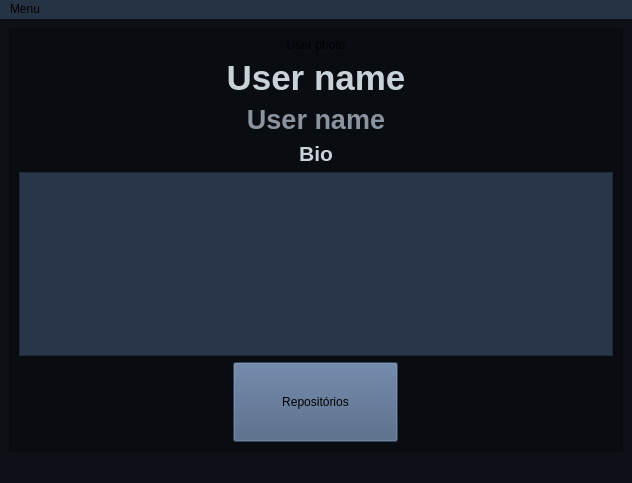
<?xml version="1.0" encoding="UTF-8"?>
<ui version="4.0">
 <class>MainWindow</class>
 <widget class="QMainWindow" name="MainWindow">
  <property name="geometry">
   <rect>
    <x>0</x>
    <y>0</y>
    <width>632</width>
    <height>483</height>
   </rect>
  </property>
  <property name="windowTitle">
   <string>MainWindow</string>
  </property>
  <property name="styleSheet">
   <string notr="true">background-color: rgb(13, 17, 23);</string>
  </property>
  <widget class="QWidget" name="centralwidget">
   <layout class="QVBoxLayout" name="verticalLayout_3">
    <item>
     <widget class="QScrollArea" name="scrollArea">
      <property name="styleSheet">
       <string notr="true">background-color: rgb(9, 12, 16);</string>
      </property>
      <property name="widgetResizable">
       <bool>true</bool>
      </property>
      <widget class="QWidget" name="scrollAreaWidgetContents">
       <property name="geometry">
        <rect>
         <x>0</x>
         <y>0</y>
         <width>612</width>
         <height>421</height>
        </rect>
       </property>
       <layout class="QVBoxLayout" name="verticalLayout_2">
        <item>
         <layout class="QVBoxLayout" name="verticalLayout">
          <item>
           <widget class="QLabel" name="user_profile_photo">
            <property name="styleSheet">
             <string notr="true"/>
            </property>
            <property name="text">
             <string>&lt;html&gt;&lt;head/&gt;&lt;body&gt;&lt;p align=&quot;center&quot;&gt;User photo&lt;/p&gt;&lt;/body&gt;&lt;/html&gt;</string>
            </property>
           </widget>
          </item>
          <item>
           <widget class="QLabel" name="user_name">
            <property name="font">
             <font>
              <pointsize>26</pointsize>
              <weight>75</weight>
              <bold>true</bold>
             </font>
            </property>
            <property name="text">
             <string>&lt;html&gt;&lt;head/&gt;&lt;body&gt;&lt;p align=&quot;center&quot;&gt;&lt;span style = &quot;color : #C9D1D9&quot;&gt;User name&lt;/span&gt;&lt;/p&gt;&lt;/body&gt;&lt;/html&gt;</string>
            </property>
           </widget>
          </item>
          <item>
           <widget class="QLabel" name="username">
            <property name="font">
             <font>
              <pointsize>20</pointsize>
              <weight>75</weight>
              <bold>true</bold>
             </font>
            </property>
            <property name="text">
             <string>&lt;html&gt;&lt;head/&gt;&lt;body&gt;&lt;p align=&quot;center&quot;&gt;&lt;span style = &quot;color : #8b949e&quot;&gt;User name&lt;/span&gt;&lt;/p&gt;&lt;/body&gt;&lt;/html&gt;</string>
            </property>
           </widget>
          </item>
          <item>
           <widget class="QLabel" name="user_bio">
            <property name="font">
             <font>
              <pointsize>16</pointsize>
              <weight>75</weight>
              <bold>true</bold>
             </font>
            </property>
            <property name="text">
             <string>&lt;html&gt;&lt;head/&gt;&lt;body&gt;&lt;p align=&quot;center&quot;&gt;&lt;span style = &quot;color : #C9D1D9&quot;&gt;Bio&lt;/span&gt;&lt;/p&gt;&lt;/body&gt;&lt;/html&gt;</string>
            </property>
           </widget>
          </item>
          <item>
           <widget class="QListWidget" name="user_list_informations">
            <property name="minimumSize">
             <size>
              <width>150</width>
              <height>150</height>
             </size>
            </property>
            <property name="styleSheet">
             <string notr="true">QListWidget{
	background-color: rgb(41, 53, 72);
}

QListWidget::item{
	color : black;
}

QListWidget::item:selected {
	background-color : rgb(41, 53, 72);
}</string>
            </property>
            <property name="movement">
             <enum>QListView::Static</enum>
            </property>
            <property name="resizeMode">
             <enum>QListView::Fixed</enum>
            </property>
           </widget>
          </item>
          <item>
           <layout class="QHBoxLayout" name="horizontalLayout">
            <item>
             <widget class="QPushButton" name="button_repos">
              <property name="minimumSize">
               <size>
                <width>50</width>
                <height>80</height>
               </size>
              </property>
              <property name="maximumSize">
               <size>
                <width>165</width>
                <height>80</height>
               </size>
              </property>
              <property name="cursor">
               <cursorShape>UpArrowCursor</cursorShape>
              </property>
              <property name="styleSheet">
               <string notr="true">background-color: rgb(71, 94, 127);</string>
              </property>
              <property name="text">
               <string>Repositórios</string>
              </property>
              <property name="shortcut">
               <string>Return</string>
              </property>
             </widget>
            </item>
           </layout>
          </item>
         </layout>
        </item>
       </layout>
      </widget>
     </widget>
    </item>
   </layout>
  </widget>
  <widget class="QMenuBar" name="menubar">
   <property name="geometry">
    <rect>
     <x>0</x>
     <y>0</y>
     <width>632</width>
     <height>20</height>
    </rect>
   </property>
   <property name="styleSheet">
    <string notr="true">background-color: rgb(38, 51, 68);</string>
   </property>
   <widget class="QMenu" name="menuMenu">
    <property name="enabled">
     <bool>true</bool>
    </property>
    <property name="font">
     <font>
      <pointsize>9</pointsize>
     </font>
    </property>
    <property name="cursor">
     <cursorShape>UpArrowCursor</cursorShape>
    </property>
    <property name="styleSheet">
     <string notr="true"/>
    </property>
    <property name="title">
     <string>Menu</string>
    </property>
    <addaction name="action_return"/>
   </widget>
   <addaction name="menuMenu"/>
  </widget>
  <widget class="QStatusBar" name="statusbar"/>
  <action name="action_return">
   <property name="text">
    <string>Voltar</string>
   </property>
   <property name="font">
    <font>
     <pointsize>10</pointsize>
    </font>
   </property>
  </action>
 </widget>
 <resources/>
 <connections/>
</ui>
